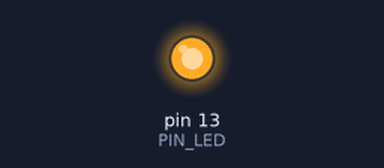
Recording of a sketch running on a simulated Arduino Uno, built with avr-gcc and run on an emulated ATmega328P. On the bench: output pins drawn as LEDs (lit = HIGH). What the sketch prints to the serial monitor is not drawn.

Above: at 0.05 s.
Timing chart, 0 to 5.8 s (numbered marks = the images above):
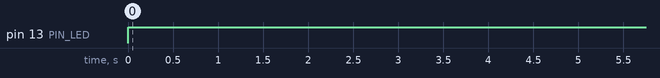

Measured:
- by itself, pin 13 (PIN_LED): LOW → HIGH at 0.00 s

The sketch:

blink.ino
```cpp
#define PIN_LED LED_BUILTIN

void setup() {
    Serial.begin(115200);
    pinMode(PIN_LED, OUTPUT);
}

// the loop function runs over and over again forever
void loop() {

    Serial.println("On");
    digitalWrite(PIN_LED, HIGH);
    delay(5000);
    Serial.println("Set low");
    digitalWrite(PIN_LED, LOW);
}
```
